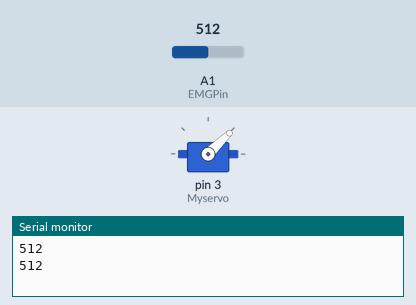
Bench run of a sketch on a simulated Arduino Uno, built with avr-gcc and run on an emulated ATmega328P. Parts: servo, the last lines printed to the serial monitor. Inputs (shaded band) come from the test bench; at power-on: A1 (EMGPin) = 512.

Above: at 4.0 s.
4.1 s: A1 (EMGPin) set to 1010
At 6.4 s:
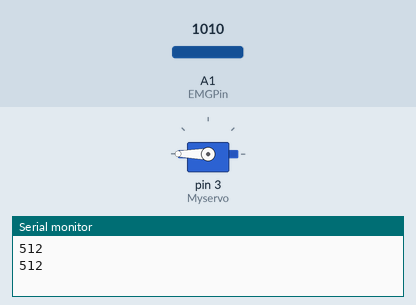
11.6 s: A1 (EMGPin) set to 990
At 13.0 s:
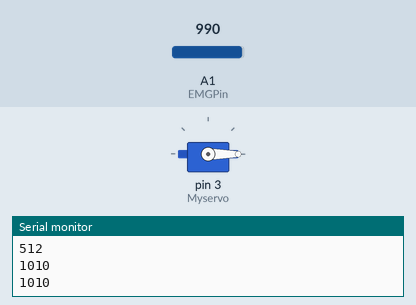
Timing chart, 0 to 21.8 s (numbered marks = the images above; inputs shaded):
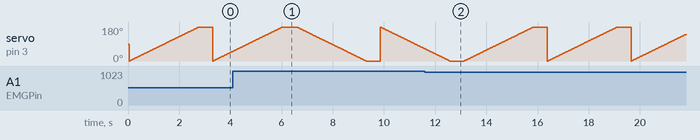

The sketch:

Source_Code.ino
```cpp
#include<Servo.h>
Servo Myservo;
int pos;
int EMGPin = A1;int EMGVal = 0;
void setup() {
Myservo.attach(3);
Serial.begin(115200);
}
void loop() {
EMGVal = analogRead(EMGPin);
Serial.println(EMGVal);
delay(40);
if(EMGVal < 1000)
{
for(pos=0;pos<=180;pos++)
{
Myservo.write(pos);
delay(15);
}
delay(500);
}
else{
for(pos=180;pos>=0;pos--){
Myservo.write(pos);
delay(15);
}
delay(500);
}
}
```
